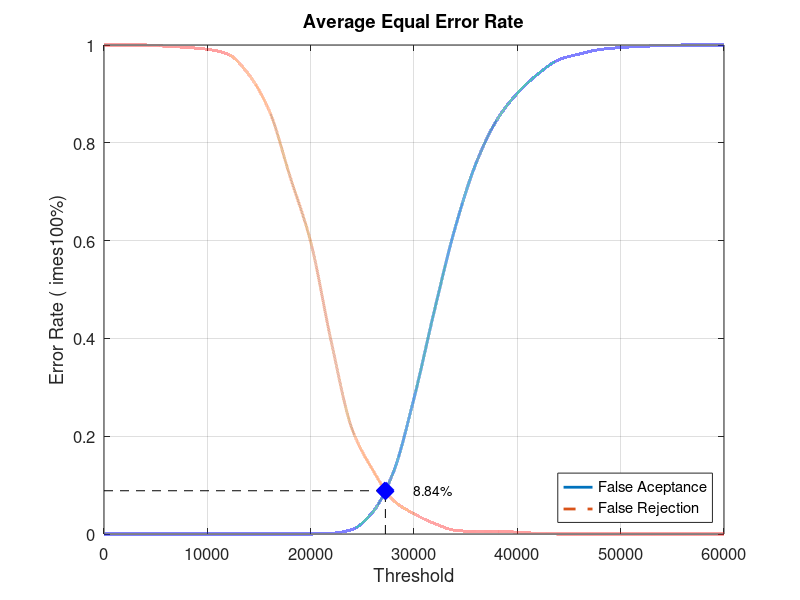
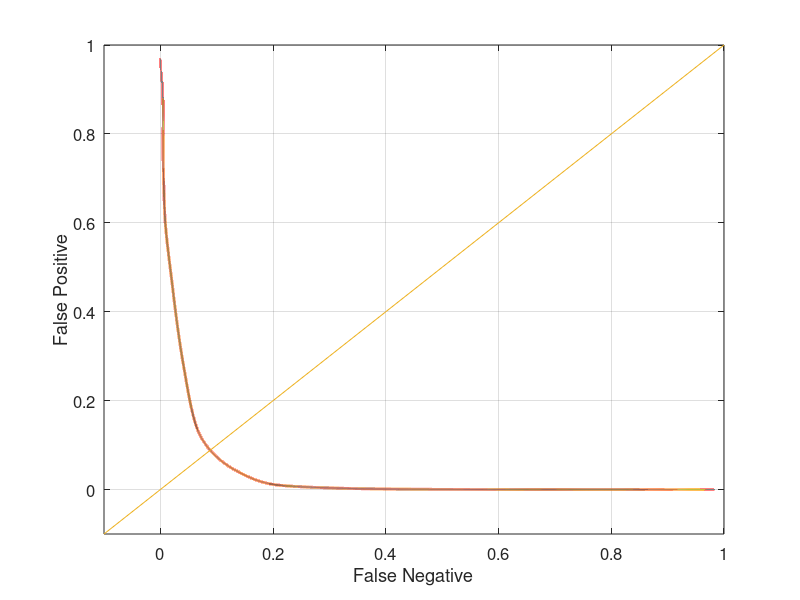

Write the MATLAB code that produced these figures, in order.
close all;
clear;
clc;
x = 0:2000:60000;
xq = 0:0.5:60000;

y0 = [0 0 0 0 0 0 0 0 0 0 0 0.00131579 0.00921053 0.0447368 0.126316 0.277632 0.459211 0.627632 0.757895 0.846053 0.901316 0.940789 0.969737 0.981579 0.99079 0.994737 0.997368 0.998684 1 1 1]
yy0 = interp1(x, y0, xq, 'pchip');
y1 = [1 1 1 0.9975 0.995 0.99125 0.98125 0.94 0.865 0.73125 0.5975 0.3925 0.215 0.13125 0.06875 0.04125 0.02125 0.0075 0.005 0.005 0.00375 0.00125 0 0 0 0 0 0 0 0 0]
yy1 = interp1(x, y1, xq, 'pchip');

% Calculating EER: 
y2 = abs(y0 - y1);
find(y2 == min(y2))
yy2 = abs(yy0 - yy1);
xEER = find(yy2 == min(yy2));
xEERIndex = xq(xEER) % X-axis EER
yEER = yy0(xEER) % Y-axis EER

main = figure
plot(xq, yy0,'-','LineWidth', 2);	hold on
plot(xq, yy1,'--','LineWidth', 2);	hold on
plot([xEERIndex xEERIndex], [0 yEER], 'k--');	hold on
plot([0 xEERIndex], [yEER yEER], 'k--');	hold on
plot(xEERIndex, yEER, 'bx', 'LineWidth', 10);	hold on
text(xEERIndex + 10 * xEERIndex / 100, yEER, [num2str(round((10000 * yEER)) / 100) '%'])
legend('False Aceptance', 'False Rejection', 'Location', 'SouthEast')
xlabel('Threshold')
ylabel('Error Rate (	imes100%)')
title('Average Equal Error Rate')
set(gca, 'FontSize', 12)
axis([0 60000 0 1])
grid on

print(main, 'Experiment5AverageMain', '-dpng');
FNRxFPR = figure('Color', [1 1 1]);
plot(yy1, yy0, '-', yy1, yy0, 'LineWidth', 2);
hold on
y = -0.1:0.1:1
plot(y, y); 
set(gca, 'FontSize', 12)
xlabel('False Negative')
ylabel('False Positive')
axis([-0.1 1 -0.1 1])
set(gca, 'FontSize', 12)
grid on

print(FNRxFPR, 'Experiment5AverageFNRxFPR','-dpng');
